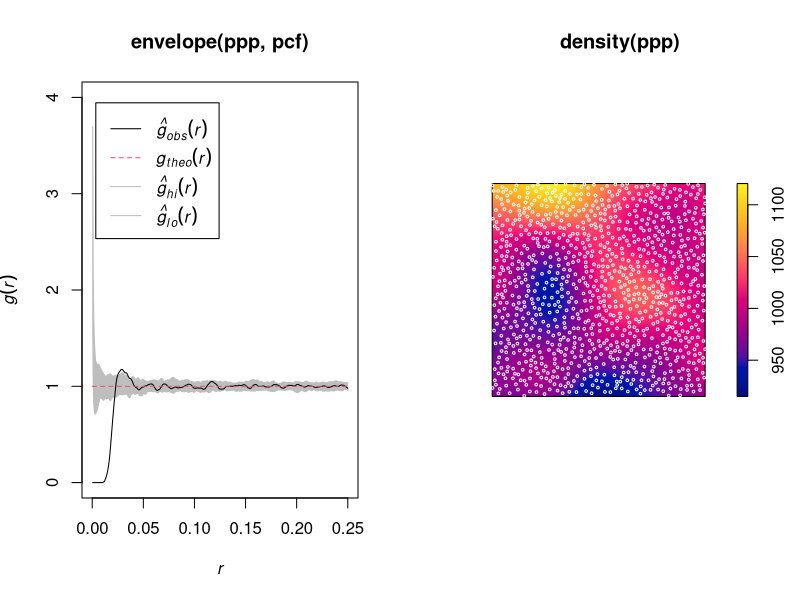

Here is the R script that generated this plot:
library(ggplot2)
library(dplyr)
library(tidyr)

abs_diffs <- function(v1, v2) {                           # <1>
  outer(v1, v2, "-") |> abs()
}

toroidal_manhattan_distances <- function(m1, m2) {
  dx <- abs_diffs(m1[, 1], m2[, 1])
  dy <- abs_diffs(m1[, 2], m2[, 2])
  dx <- pmin(dx, 1 - dx)                                  # <2>
  dy <- pmin(dy, 1 - dy)
  dx * dx + dy * dy                                                 # <3>                   
}

add_remote_point <- function(m, choice_scaling = 1.5) {   # <4>
  n_candidates <- ceiling(log(nrow(m) * exp(1) * choice_scaling)) # <5>
  candidates <- runif(n_candidates * 2) |> 
    matrix(ncol = 2)
  r_max <- toroidal_manhattan_distances(candidates, m) |> 
    apply(1, min) |>                                      # <6>
    which.max()
  rbind(m, candidates[r_max, ])
}

spaced_points <- function(n = 50, choice_scaling = 1.5) {
  points <- runif(2) |> matrix(ncol = 2)                  # <7>
  for (i in 2:n) {
    points <- add_remote_point(points, choice_scaling = choice_scaling)
  }
  points |> 
    as.data.frame() |>
    rename(x = V1, y = V2)
}

oldpar <- par()

library(spatstat)

par(mfrow = c(1, 2))
ppp <- spaced_points(1000) |> as.ppp(W = owin())
ppp |> envelope(pcf) |> plot(ylim = c(0, 4))
ppp |> density() |> plot()
ppp |> points(col = "white", cex = 0.35)
